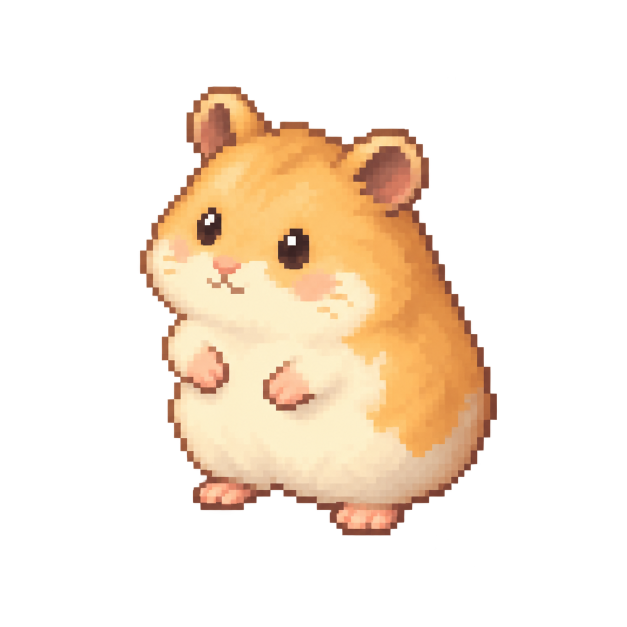
#> input picture art/candidates/pass_01/mouse_master_idle_candidate_01.png, 1254 x 1254 px (shown at 1/2 size)
$ python build_mouse_master.py
#> lines starting #> are read from the running program, lines starting #| are printed output that depends on the picture
"""Normalize the golden mouse master candidate into a production entity asset.

Pass 01 addendum (user-approved deviation from the static-master-only rule):
the master idle sprite is adopted as a TEMPORARY HYBRID presentation — the
static art replaces the procedural placeholder body while all existing
procedural state badges (dig tool, carry box, sleep arc, panic triangle,
movement bob) remain on top until a real animation set arrives.

Scale contract: 8 source pixels per world unit (same family as the 128 px/cell
terrain contract). Locked display height: 18 world units -> 144 px source
height, width proportional.

Usage:
    python tools/art/build_mouse_master.py
"""

from __future__ import annotations

import json
import os

from PIL import Image

REPO_ROOT = os.path.dirname(os.path.dirname(os.path.dirname(os.path.abspath(__file__))))
CANDIDATE_PATH = os.path.join(REPO_ROOT, "art", "candidates", "pass_01", "mouse_master_idle_candidate_01.png")
OUTPUT_DIR = os.path.join(REPO_ROOT, "assets", "art", "production", "entities")
OUTPUT_NAME = "mouse_master_idle_01.png"
SOURCE_HEIGHT_PX = 144
DISPLAY_HEIGHT_UNITS = 18.0
MANIFEST_PATH = os.path.join(REPO_ROOT, "art", "manifests", "pass_01_asset_manifest.json")


def main() -> int:
    os.makedirs(OUTPUT_DIR, exist_ok=True)
    im = Image.open(CANDIDATE_PATH).convert("RGBA")
#> im is the input picture: PIL image 1254x1254 RGBA; mean R, G, B, A 65.9, 51.9, 37.1, 71.2
    bbox = im.getchannel("A").getbbox()
#> bbox = (0, 23, 1194, 1254)
    if bbox is None:
        raise SystemExit("no opaque content in mouse candidate")
    content = im.crop(bbox)
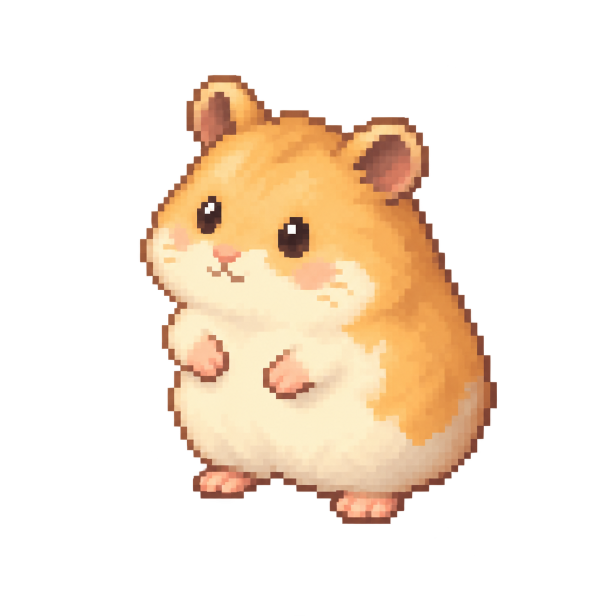
#> content: PIL image 1194x1231 RGBA (shown at 1/2 size); mean R, G, B, A 70.5, 55.5, 39.7, 76.2; transparent parts drawn white

    cw, ch = content.size
#> cw = 1194; ch = 1231
    scale = SOURCE_HEIGHT_PX / ch
#> scale = 0.117
    out = content.resize((max(1, round(cw * scale)), SOURCE_HEIGHT_PX), Image.LANCZOS)
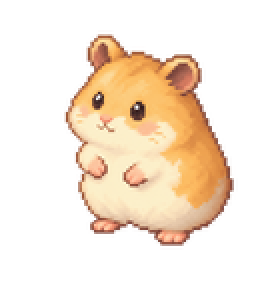
#> out: PIL image 140x144 RGBA (shown 2 times larger); mean R, G, B, A 73.4, 57, 40.8, 76.2; transparent parts drawn white
    out_path = os.path.join(OUTPUT_DIR, OUTPUT_NAME)
    out.save(out_path)

#> (the run stopped early here; a loop or call above may not have finished)
